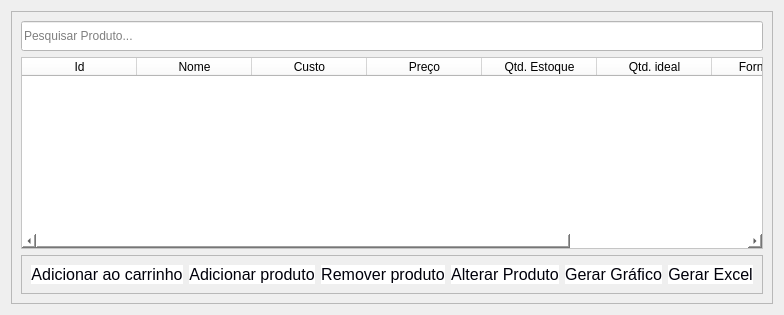
          <widget class="QWidget" name="Estoque">
           <attribute name="title">
            <string>Estoque</string>
           </attribute>
           <layout class="QVBoxLayout" name="verticalLayout_6">
            <item>
             <widget class="QFrame" name="frame_4">
              <property name="frameShape">
               <enum>QFrame::StyledPanel</enum>
              </property>
              <property name="frameShadow">
               <enum>QFrame::Raised</enum>
              </property>
              <layout class="QVBoxLayout" name="verticalLayout_13">
               <item>
                <layout class="QVBoxLayout" name="verticalLayout_12"/>
               </item>
               <item>
                <widget class="QLineEdit" name="txt_pes_prod">
                 <property name="minimumSize">
                  <size>
                   <width>0</width>
                   <height>30</height>
                  </size>
                 </property>
                 <property name="styleSheet">
                  <string notr="true">color: rgb(0, 0, 0);
background-color: rgb(255, 255, 255);</string>
                 </property>
                 <property name="placeholderText">
                  <string>Pesquisar Produto...</string>
                 </property>
                </widget>
               </item>
               <item>
                <widget class="QTableWidget" name="table_estoque">
                 <property name="styleSheet">
                  <string notr="true">background-color: rgb(255, 255, 255);</string>
                 </property>
                 <attribute name="horizontalHeaderDefaultSectionSize">
                  <number>115</number>
                 </attribute>
                 <column>
                  <property name="text">
                   <string>Id</string>
                  </property>
                 </column>
                 <column>
                  <property name="text">
                   <string>Nome</string>
                  </property>
                 </column>
                 <column>
                  <property name="text">
                   <string>Custo</string>
                  </property>
                 </column>
                 <column>
                  <property name="text">
                   <string>Preço</string>
                  </property>
                 </column>
                 <column>
                  <property name="text">
                   <string>Qtd. Estoque</string>
                  </property>
                 </column>
                 <column>
                  <property name="text">
                   <string>Qtd. ideal</string>
                  </property>
                 </column>
                 <column>
                  <property name="text">
                   <string>Fornecedor</string>
                  </property>
                 </column>
                 <column>
                  <property name="text">
                   <string>Necessidade</string>
                  </property>
                 </column>
                </widget>
               </item>
               <item>
                <widget class="QFrame" name="frame_8">
                 <property name="frameShape">
                  <enum>QFrame::StyledPanel</enum>
                 </property>
                 <property name="frameShadow">
                  <enum>QFrame::Raised</enum>
                 </property>
                 <layout class="QHBoxLayout" name="horizontalLayout_16">
                  <item>
                   <widget class="QPushButton" name="btn_add_carrinho">
                    <property name="cursor">
                     <cursorShape>PointingHandCursor</cursorShape>
                    </property>
                    <property name="styleSheet">
                     <string notr="true">QPushButton{
	color: rgb(0,0,10);
	background-color: #fff;
	border-radius: 10px;
	font-size: 16px;
}
QPushButton:hover{
	background-color: rgb(170,255,255);
	color:back;
}</string>
                    </property>
                    <property name="text">
                     <string>Adicionar ao carrinho</string>
                    </property>
                   </widget>
                  </item>
                  <item>
                   <widget class="QPushButton" name="btn_add_prod">
                    <property name="cursor">
                     <cursorShape>PointingHandCursor</cursorShape>
                    </property>
                    <property name="styleSheet">
                     <string notr="true">QPushButton{
	color: rgb(0,0,10);
	background-color: #fff;
	border-radius: 10px;
	font-size: 16px;
}
QPushButton:hover{
	background-color: rgb(170,255,255);
	color:back;
}</string>
                    </property>
                    <property name="text">
                     <string>Adicionar produto</string>
                    </property>
                   </widget>
                  </item>
                  <item>
                   <widget class="QPushButton" name="btn_rem_prod">
                    <property name="cursor">
                     <cursorShape>PointingHandCursor</cursorShape>
                    </property>
                    <property name="styleSheet">
                     <string notr="true">QPushButton{
	color: rgb(0,0,10);
	background-color: #fff;
	border-radius: 10px;
	font-size: 16px;
}
QPushButton:hover{
	background-color: rgb(170,255,255);
	color:back;
}</string>
                    </property>
                    <property name="text">
                     <string>Remover produto</string>
                    </property>
                   </widget>
                  </item>
                  <item>
                   <widget class="QPushButton" name="btn_alterar_prod">
                    <property name="cursor">
                     <cursorShape>PointingHandCursor</cursorShape>
                    </property>
                    <property name="styleSheet">
                     <string notr="true">QPushButton{
	color: rgb(0,0,10);
	background-color: #fff;
	border-radius: 10px;
	font-size: 16px;
}
QPushButton:hover{
	background-color: rgb(170,255,255);
	color:back;
}</string>
                    </property>
                    <property name="text">
                     <string>Alterar Produto</string>
                    </property>
                   </widget>
                  </item>
                  <item>
                   <widget class="QPushButton" name="btn_gerar_graf">
                    <property name="cursor">
                     <cursorShape>PointingHandCursor</cursorShape>
                    </property>
                    <property name="styleSheet">
                     <string notr="true">QPushButton{
	color: rgb(0,0,10);
	background-color: #fff;
	border-radius: 10px;
	font-size: 16px;
}
QPushButton:hover{
	background-color: rgb(170,255,255);
	color:back;
}</string>
                    </property>
                    <property name="text">
                     <string>Gerar Gráfico</string>
                    </property>
                   </widget>
                  </item>
                  <item>
                   <widget class="QPushButton" name="btn_gerar_excel">
                    <property name="cursor">
                     <cursorShape>PointingHandCursor</cursorShape>
                    </property>
                    <property name="styleSheet">
                     <string notr="true">QPushButton{
	color: rgb(0,0,10);
	background-color: #fff;
	border-radius: 10px;
	font-size: 16px;
}
QPushButton:hover{
	background-color: rgb(170,255,255);
	color:back;
}</string>
                    </property>
                    <property name="text">
                     <string>Gerar Excel</string>
                    </property>
                   </widget>
                  </item>
                 </layout>
                </widget>
               </item>
              </layout>
             </widget>
            </item>
           </layout>
          </widget>
